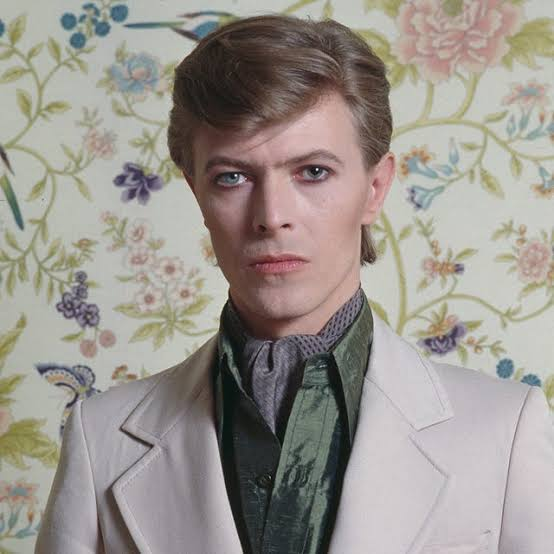
#> input picture imgs/bowie.jpeg, 554 x 554 px
$ python face_detection.py
#> lines starting #> are read from the running program, lines starting #| are printed output that depends on the picture; after the words box and inside, x2 and y2 are one past the last pixel; in counts of white or black regions, pixels touching at a corner belong together
import cv2

img_path = 'imgs/bowie.jpeg'
img = cv2.imread(img_path)
#> img is the input picture: shape (554, 554, 3); mean B, G, R 142.8, 149.1, 154.7
gray_img = cv2.cvtColor(img, cv2.COLOR_BGR2GRAY)
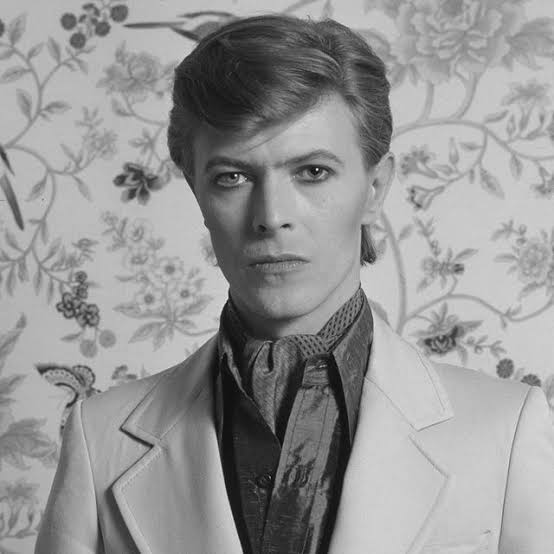
#> gray_img: shape (554, 554); min 5, max 243, mean 150

face_classifier = cv2.CascadeClassifier(
    cv2.data.haarcascades + 'haarcascade_frontalface_default.xml'
)

face = face_classifier.detectMultiScale(gray_img, scaleFactor=1.1,
                                        minNeighbors=5, minSize=(10,10))
#> face = [[174, 98, 195, 195]]

for (x, y, h, w) in face:
    cv2.rectangle(img, (x,y), (x+w,y+h), (255,0,0), 4)
#> this loop made 1 pass
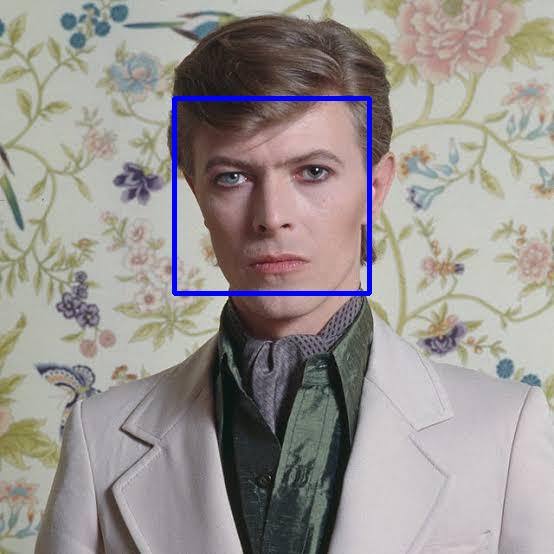
#> img: shape (554, 554, 3); 1.27% of pixels changed, all inside (x1, y1, x2, y2) = (172, 96, 372, 296)

img_rgb = cv2.cvtColor(img, cv2.COLOR_BGR2RGB)
cv2.imshow('Cara detectada', img)
cv2.waitKey(0)
cv2.destroyAllWindows()

$ run again, with imgs/frame1.jpg copied over imgs/bowie.jpeg
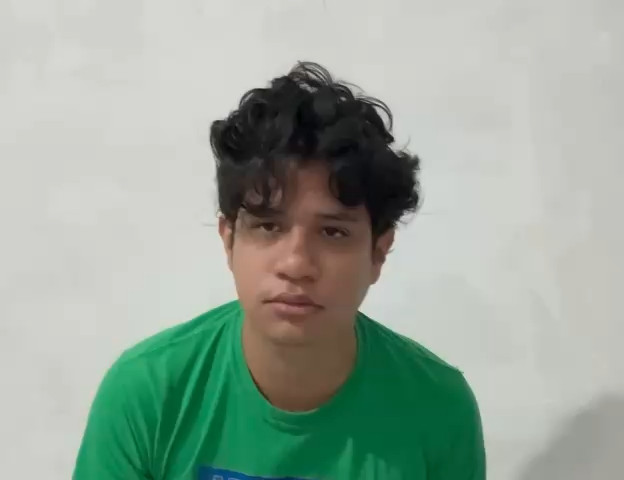
#> input picture imgs/frame1.jpg, 624 x 480 px
#> img is the input picture: shape (480, 624, 3); mean B, G, R 155.7, 167.9, 153.3
#> `gray_img = cv2.cvtColor(img, cv2.COLOR_BGR2GRAY)`:
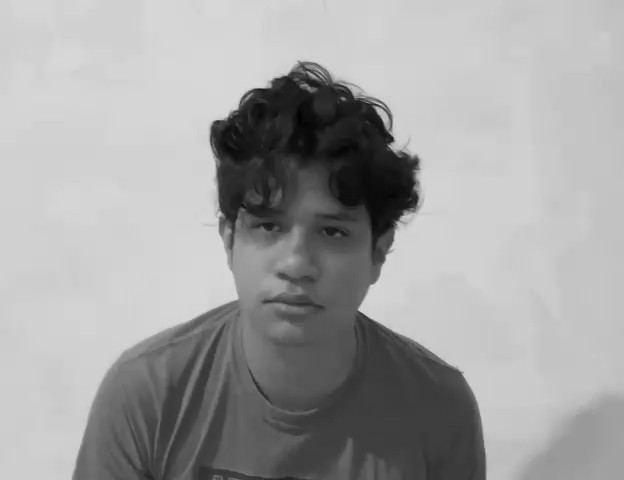
#> gray_img: shape (480, 624); min 2, max 222, mean 162.1
#> face = [[210, 161, 179, 179]]
#> the loop `for (x, y, h, w) in face:` made 1 pass
#> after the loop `for (x, y, h, w) in face:`:
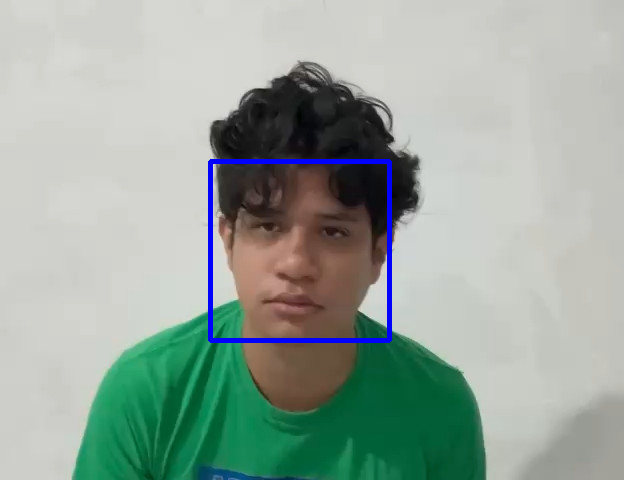
#> img: shape (480, 624, 3); 1.19% of pixels changed, all inside (x1, y1, x2, y2) = (208, 159, 392, 343)

$ run again, with imgs/frame10.jpg copied over imgs/bowie.jpeg
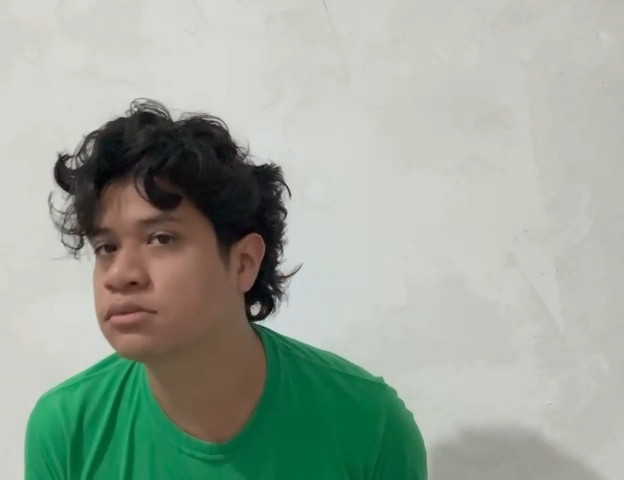
#> input picture imgs/frame10.jpg, 624 x 480 px
#> img is the input picture: shape (480, 624, 3); mean B, G, R 156.2, 167.9, 157.5
#> `gray_img = cv2.cvtColor(img, cv2.COLOR_BGR2GRAY)`:
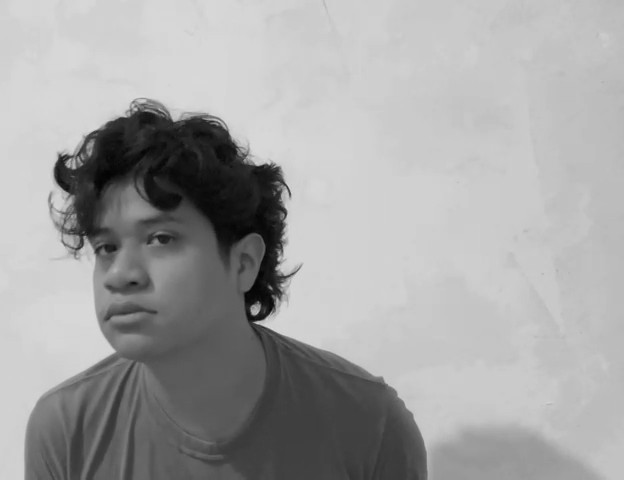
#> gray_img: shape (480, 624); min 3, max 224, mean 163.4
#> face = [[48, 175, 168, 168]]
#> the loop `for (x, y, h, w) in face:` made 1 pass
#> after the loop `for (x, y, h, w) in face:`:
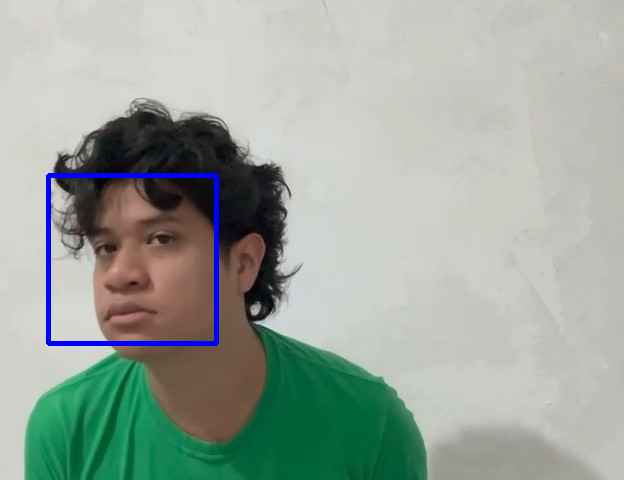
#> img: shape (480, 624, 3); 1.12% of pixels changed, all inside (x1, y1, x2, y2) = (46, 173, 219, 346)
